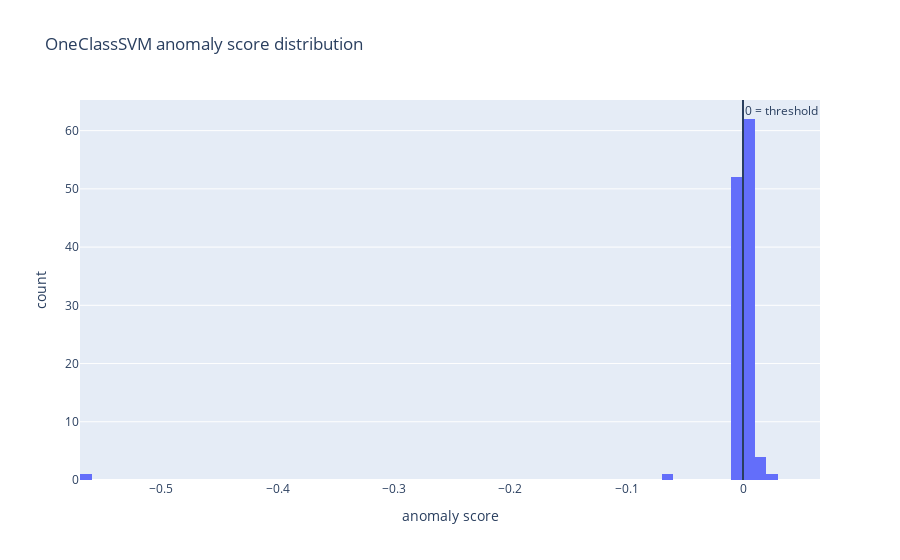
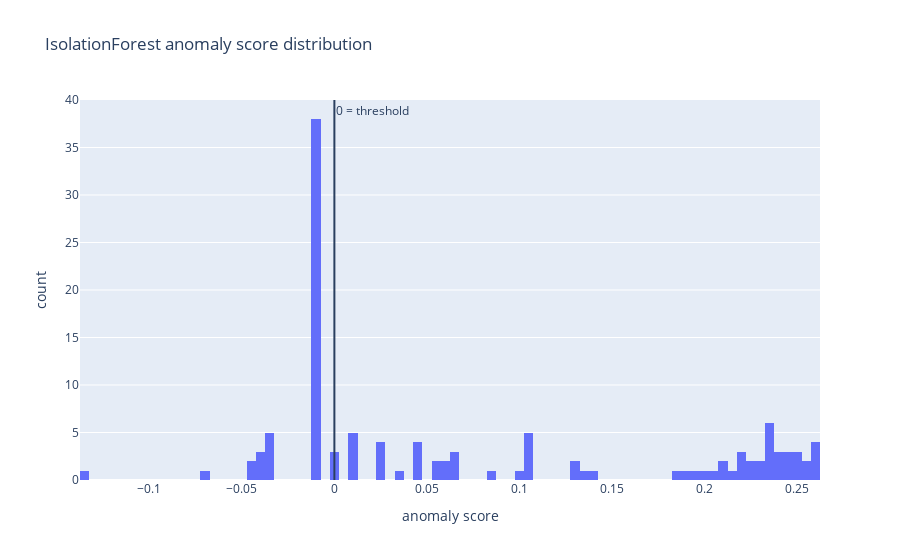

The cell these charts' notebook holds for them, in order:
### Markdown cell above
We now inspect the anomaly score distributions produced by each model. The `decision_function` returns a distance from the decision boundary. Positive values are inliers (non-anomalous), negative values are outliers (anomalies), and zero is our threshold. The shape of the distribution shows how confidently each model separates normal from anomalous traffic.

### Code cell
svm_scores = best_svm_model.decision_function(X_test)
iso_scores = iso_forest.decision_function(X_test)

def plot_hist_distribution(scores, title):
    fig = px.histogram(
        x=scores, 
        nbins=100,
        title=title,
        labels={"x": "anomaly score"},
    )
    fig.add_vline(x=0, annotation_text="0 = threshold")
    fig.update_layout(showlegend=False)
    fig.show()

plot_hist_distribution(svm_scores, "OneClassSVM anomaly score distribution")
plot_hist_distribution(iso_scores, "IsolationForest anomaly score distribution")

### Figure 1 — Plotly figure (JSON) as saved in the notebook; plotly's stock layout.template omitted (floating-point values rounded to 4 significant figures)
{"data": [{"bingroup": "x", "hovertemplate": "anomaly score=%{x}<br>count=%{y}<extra></extra>", "legendgroup": "", "marker": {"color": "#636efa", "pattern": {"shape": ""}}, "name": "", "nbinsx": 100, "orientation": "v", "showlegend": false, "type": "histogram", "x": [-0.001286, 0.0005125, 0.01079, -0.003597, 0.000363, 0.0002431, 0.0004006, 0.000865, 0.0007779, 0.0008176, 0.0003655, 0.0006909, 0.02417, 0.002549, -0.06791, 0.004221, 0.0004007, 0.0002787, 0.002057, 0.004678, -0.0003292, 0.007177, 0.00571, 0.007128, -0.003855, -0.003855, 0.003866, -0.003855, -0.003855, 0.0003842, 0.00589, 0.001046, 0.006557, 0.008705, 0.005672, -0.003855, -0.003855, -0.003855, -0.003855, -0.005699, -0.005147, -0.005147, 0.006275, -0.566, 0.002889, 0.002546, 0.0003447, 0.002443, -0.005623, -0.0008842, 0.007042, 0.005543, -0.001043, 0.003685, 0.003306, 0.00321, -0.003601, -0.003601, -0.00354, -0.003855, -0.003855, -0.003855, -0.00354, -0.003601, -0.003855, -0.003855, -0.003855, -0.00354, -0.0036, -0.003855, -0.003855, -0.003855, -0.00354, -0.003601, -0.00354, -0.003598, -0.003855, -0.003855, -0.003855, -0.00354, -0.003601, 0.003216, 0.0003842, 0.0003842, 0.004261, 0.00482, 0.004534, 0.002516, -0.005147, 0.00532, -0.003855, -0.003855, -0.003855, -0.005698, 0.004846, 0.004327, 0.009877, -0.003855, 0.003944, 0.000684, 0.0005024, 0.000581, 0.004715, 0.01168, 0.007228, 0.000581, 0.003896, 0.01778, 0.0003634, -0.005147, 0.002546, 0.002884, 0.0003448, -0.0057, 0.003008, 0.0002572, 0.007042, 0.003497, 0.01379, -0.005623, -0.007673], "xaxis": "x", "yaxis": "y"}], "layout": {"annotations": [{"showarrow": false, "text": "0 = threshold", "x": 0, "xanchor": "left", "xref": "x", "y": 1, "yanchor": "top", "yref": "y domain"}], "barmode": "relative", "legend": {"tracegroupgap": 0}, "shapes": [{"type": "line", "x0": 0, "x1": 0, "xref": "x", "y0": 0, "y1": 1, "yref": "y domain"}], "showlegend": false, "title": {"text": "OneClassSVM anomaly score distribution"}, "xaxis": {"anchor": "y", "domain": [0, 1], "title": {"text": "anomaly score"}}, "yaxis": {"anchor": "x", "domain": [0, 1], "title": {"text": "count"}}}}

### Figure 2 — Plotly figure (JSON) as saved in the notebook; plotly's stock layout.template omitted (floating-point values rounded to 4 significant figures)
{"data": [{"bingroup": "x", "hovertemplate": "anomaly score=%{x}<br>count=%{y}<extra></extra>", "legendgroup": "", "marker": {"color": "#636efa", "pattern": {"shape": ""}}, "name": "", "nbinsx": 100, "orientation": "v", "showlegend": false, "type": "histogram", "x": [0.1278, 0.2496, 0.2265, -0.008569, 0.246, 0.2433, 0.2496, 0.2103, 0.2198, 0.2044, 0.2453, 0.2135, 0.03579, 0.2566, 0.05631, -0.04307, 0.2421, 0.2383, 0.09767, 0.22, 0.1316, 0.05553, 0.02498, 0.1924, -0.007839, -0.007839, 0.06425, -0.007839, -0.007839, 0.234, -0.04128, 0.0439, 0.0005262, 0.05924, 0.02498, -0.007839, -0.007839, -0.007839, -0.007839, 0.01112, 0.1057, 0.1057, -0.04034, -0.135, 0.2572, 0.2586, 0.2298, 0.2602, 0.01224, 0.08459, -0.03484, 0.2377, -0.03473, 0.04656, 0.04687, 0.04311, -0.008569, -0.008569, -0.007839, -0.007839, -0.007839, -0.007839, -0.007839, -0.008569, -0.007839, -0.007839, -0.007839, -0.007839, -0.008569, -0.007839, -0.007839, -0.007839, -0.007839, -0.008569, -0.007839, -0.008569, -0.007839, -0.007839, -0.007839, -0.007839, -0.008569, 0.193, 0.234, 0.234, -0.03958, -0.03631, -0.03412, 0.1383, 0.1057, 0.02339, -0.007839, -0.007839, -0.007839, 0.01112, 0.06383, 0.05924, -0.0002695, -0.007839, 0.1367, 0.2196, 0.229, 0.2359, -0.04307, 0.1976, 0.2119, 0.2358, 0.06455, 0.02308, 0.0003046, 0.1057, 0.2586, 0.258, 0.2327, 0.01177, 0.2522, 0.2226, -0.03484, 0.1852, -0.06993, 0.01224, 0.1052], "xaxis": "x", "yaxis": "y"}], "layout": {"annotations": [{"showarrow": false, "text": "0 = threshold", "x": 0, "xanchor": "left", "xref": "x", "y": 1, "yanchor": "top", "yref": "y domain"}], "barmode": "relative", "legend": {"tracegroupgap": 0}, "shapes": [{"type": "line", "x0": 0, "x1": 0, "xref": "x", "y0": 0, "y1": 1, "yref": "y domain"}], "showlegend": false, "title": {"text": "IsolationForest anomaly score distribution"}, "xaxis": {"anchor": "y", "domain": [0, 1], "title": {"text": "anomaly score"}}, "yaxis": {"anchor": "x", "domain": [0, 1], "title": {"text": "count"}}}}
